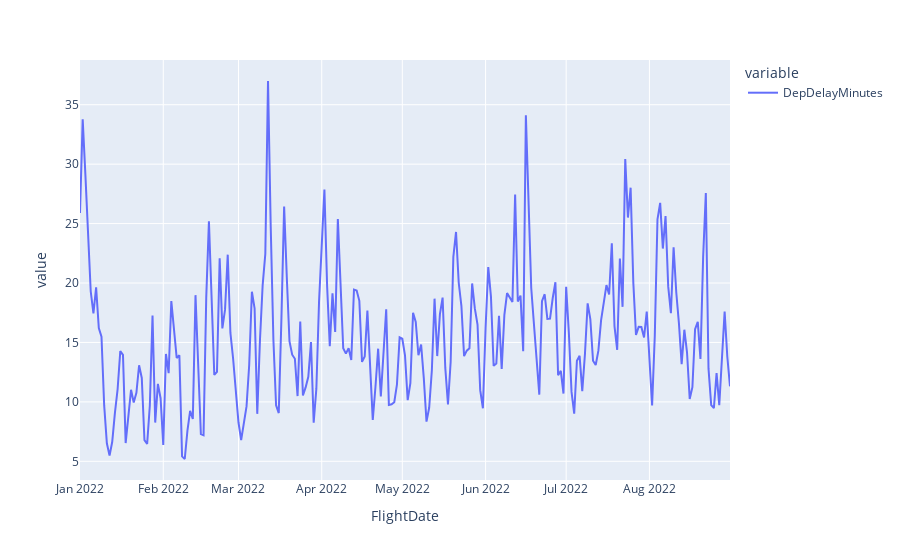

The notebook cell this image was saved under:
### Code cell
px.line(df_flights
 .groupby("FlightDate")
 [["DepDelayMinutes"]]
 .mean()
 )

### Figure 1 — Plotly figure (JSON) as saved in the notebook; plotly's stock layout.template omitted (floating-point values rounded to 4 significant figures; data arrays with more than 128 entries replaced by an {"elided": "..."} marker saying what was removed)
{"data": [{"hovertemplate": "variable=DepDelayMinutes<br>FlightDate=%{x}<br>value=%{y}<extra></extra>", "legendgroup": "DepDelayMinutes", "line": {"color": "#636efa", "dash": "solid"}, "marker": {"symbol": "circle"}, "mode": "lines", "name": "DepDelayMinutes", "orientation": "v", "showlegend": true, "type": "scatter", "x": {"elided": "243 str values"}, "xaxis": "x", "y": {"elided": "243 float values"}, "yaxis": "y"}], "layout": {"legend": {"title": {"text": "variable"}, "tracegroupgap": 0}, "margin": {"t": 60}, "xaxis": {"anchor": "y", "domain": [0, 1], "title": {"text": "FlightDate"}}, "yaxis": {"anchor": "x", "domain": [0, 1], "title": {"text": "value"}}}}
